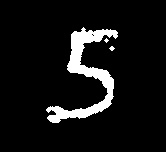
#> input picture 机器学习/mnist/code/roi_processed.jpg, 166 x 152 px
$ python 04_convert_gray_number.py
#> lines starting #> are read from the running program, lines starting #| are printed output that depends on the picture
#> in main, img is the input picture: shape (152, 166, 3); min 0, max 255, mean 19.8
#!/usr/bin/env python3
# -*- coding: utf-8 -*-
"""
04_convert_gray_number.py

将输入图片压缩为 20x20，转换为灰度，并把像素值(0~255)写入文本文件：
- 黑色为 0，白色为 255，灰色为 [0,255]
- 默认输入为 roi_clean.jpg，输出灰度图 gray_20x20.png 和文本 gray_20x20.txt
- 支持选择插值方式和是否反相
"""

import os
import sys
import argparse
import cv2
import numpy as np


def ensure_dir_for_file(path: str) -> None:
    d = os.path.dirname(path)
    if d:
        os.makedirs(d, exist_ok=True)


def resize_to_20x20_gray(img, method: str = "area"):
    """把图像转换为灰度并缩放到 20x20。"""
#> called with method = 'area'
    if img.ndim == 3:
        gray = cv2.cvtColor(img, cv2.COLOR_BGR2GRAY)
    else:
        gray = img

    interp_map = {
        "nearest": cv2.INTER_NEAREST,
        "linear": cv2.INTER_LINEAR,
        "cubic": cv2.INTER_CUBIC,
        "area": cv2.INTER_AREA,
        "lanczos": cv2.INTER_LANCZOS4,
    }
    inter = interp_map.get(method.lower(), cv2.INTER_AREA)

    resized = cv2.resize(gray, (20, 20), interpolation=inter)
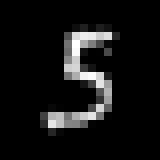
#> resized: shape (20, 20) (shown 8 times larger); min 0, max 255, mean 19.7
    resized = np.clip(resized, 0, 255).astype(np.uint8)
    return resized


def write_matrix_text(gray20, txt_path: str) -> None:
    """把 20x20 灰度矩阵写到文本文件，每行 20 个值，用空格分隔。"""
#> called with txt_path = 'gray_20x20.txt'
    ensure_dir_for_file(txt_path)
    with open(txt_path, "w", encoding="utf-8") as f:
        for row in gray20:
            line = " ".join(str(int(v)) for v in row)
            f.write(line + "\n")
#> this loop made 20 passes


def main() -> None:
    parser = argparse.ArgumentParser(description="图片压缩为20x20并导出灰度像素值文本")
    parser.add_argument("--input", "-i", type=str, default="roi_processed.jpg", help="输入图片路径，默认 roi_clean.jpg")
    parser.add_argument("--out-image", type=str, default="gray_20x20.png", help="输出20x20灰度图片路径")
    parser.add_argument("--out-text", type=str, default="gray_20x20.txt", help="输出像素值文本路径")
    parser.add_argument("--method", type=str, default="area", choices=["nearest", "linear", "cubic", "area", "lanczos"], help="缩放插值方式")
    parser.add_argument("--invert", action="store_true", help="反相：把白色变黑、黑色变白")
    args = parser.parse_args()

    img = cv2.imread(args.input)
    if img is None:
        print(f"无法读取图片: {args.input}")
        sys.exit(1)

    gray20 = resize_to_20x20_gray(img, method=args.method)
    if args.invert:
        gray20 = 255 - gray20

    # 保存灰度图
    ensure_dir_for_file(args.out_image)
    ok_img = cv2.imwrite(args.out_image, gray20)
    if not ok_img:
        print("保存灰度图失败！")
        sys.exit(1)

    # 保存文本矩阵
    write_matrix_text(gray20, args.out_text)

    print(f"已保存 20x20 灰度图: {os.path.abspath(args.out_image)}")
    print(f"已导出像素值文本: {os.path.abspath(args.out_text)}")


if __name__ == "__main__":
    main()
